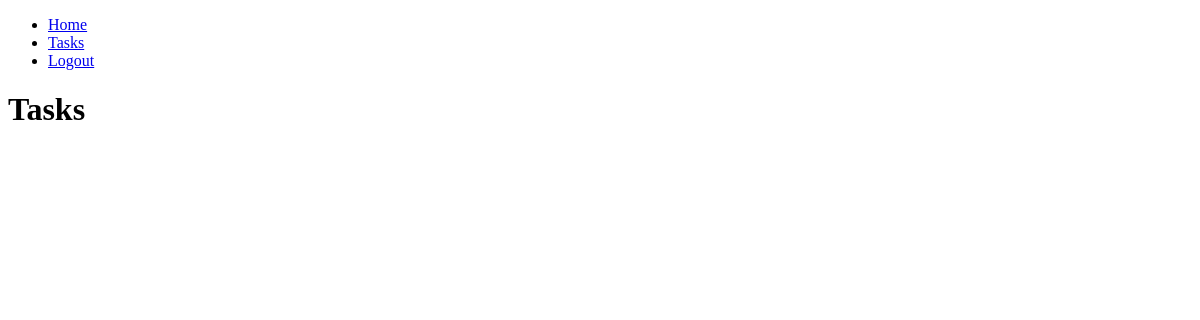
/tasks/ (signed in), run on an earlier commit of the app's database.
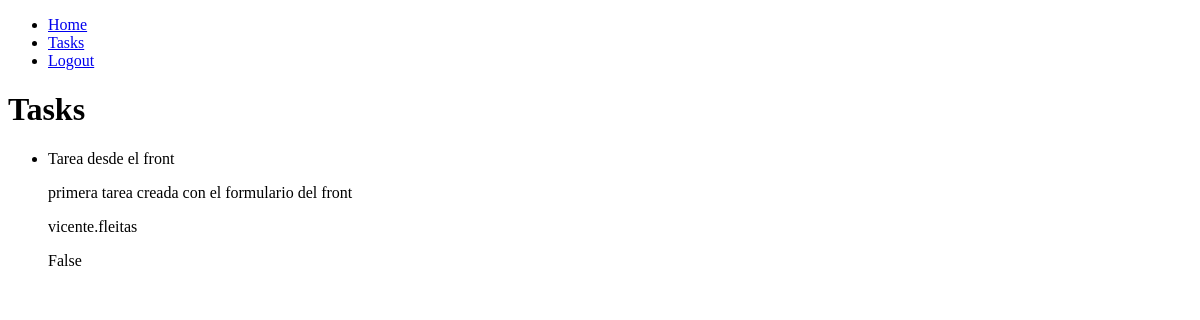
And on a later commit of the database.
### tasks/models.py (models this page shows, shortened)
class Task(models.Model):
    title = models.CharField(max_length=200)
    description = models.TextField(blank=True, null=True)
    created = models.DateTimeField(auto_now_add=True)
    datecompleted = models.DateTimeField(blank=True, null=True)
    important = models.BooleanField(default=False)
    user = models.ForeignKey(User, on_delete=models.CASCADE)

### tasks/views.py (the view)
# urls.py: path('tasks/', views.tasks, name='tasks'),
def tasks(request):
    tasks = Task.objects.filter(user=request.user, datecompleted__isnull=True)
    return render(request, 'tasks.html', {'tasks': tasks})

### tasks/templates/tasks.html
{%extends "base.html" %} {% block content %}
<h1>Tasks</h1>
<ul>
  {%for task in tasks %}
  <li>
    {% if task.important %}
    <strong>{{task.title}}</strong>
    {% else %} {{task.title}} {% endif %}
    <p>{{task.description}}</p>
    <p>{{task.user.username}}</p>
    <p>{{task.important}}</p>
  </li>
  {%endfor %}
</ul>
{% endblock %}

### tasks/templates/base.html (shortened to what this page needs)
<!DOCTYPE html>
<html lang="en">
  <head>
  </head>
  <body>
    <nav>
      <ul>
        <li>
          <a href="/">Home</a>
        </li>
        <li>
          <a href="/tasks">Tasks</a>
        </li>
        {% if user.is_authenticated %}
        <li>
          <a href="/logout">Logout</a>
        </li>
        {% endif %}
      </ul>
    </nav>
    {% block content %} {% endblock %}
  </body>
</html>

What changed in the data, as far as the page shows it:
added Task: title "Tarea desde el front", description "primera tarea creada con el formulario del front", user.username "vicente.fleitas", important "False"
